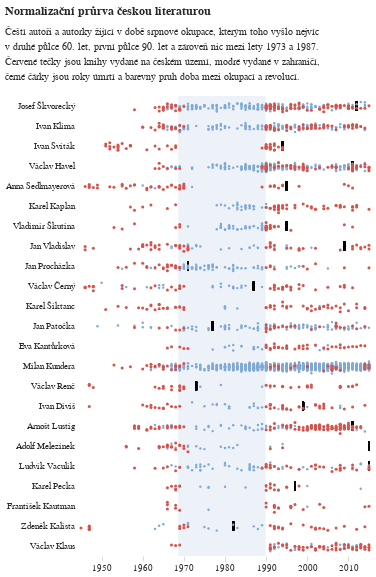

Notebook source saved alongside this figure:
### Code cell
# First create the base chart parameters
base = alt.Chart(alt_friendly(dografu.filter(pl.col("rok").is_between(1945,horni_hranice))), 
    title=alt.TitleParams(
        ["Normalizační průrva českou literaturou"], 
        subtitle=["Čeští autoři a autorky žijící v době srpnové okupace, kterým toho vyšlo nejvíc",
                  "v druhé půlce 60. let, první půlce 90. let a zároveň nic mezi lety 1973 a 1987.",
                  "Červené tečky jsou knihy vydané na českém území, modré vydané v zahraničí,",
                  "černé čárky jsou roky úmrtí a barevný pruh doba mezi okupací a revolucí."]
    ), width=kredity['sirka'] / 1.25)

# Create the yellow dots layer (foreign publications)
foreign = base.mark_circle(opacity=1).encode(
    x=alt.X("rok:T", title=None, axis=alt.Axis(domainOpacity=0, tickColor='#DCDDD6')),
    y=alt.Y("jmeno:N", sort=znormalizovani_top_domaci_razeni, title=None, 
            axis=alt.Axis(orient='left', domainOpacity=0, tickColor='white')),
    yOffset=alt.YOffset("jitter:Q", scale=alt.Scale(range=[3, 15])),
    size=alt.value(6),
    color=alt.value('#81A9D5')
).transform_filter(
    alt.datum.kde == 'zahranici'
).transform_calculate(
    jitter="sqrt(-2*log(random()))*cos(2*PI*random())"
)

# Create the domestic publications layer
domestic = base.mark_circle(opacity=1).encode(
    x=alt.X("rok:T", title=None, axis=alt.Axis(domainOpacity=0, tickColor='#DCDDD6')),
    y=alt.Y("jmeno:N", sort=znormalizovani_top_domaci_razeni, title=None, 
            axis=alt.Axis(orient='left', domainOpacity=0, tickColor='white')),
    yOffset=alt.YOffset("jitter:Q", scale=alt.Scale(range=[3, 15])),
    size=alt.value(9),
    color=alt.Color('domaci:N', 
                   scale=alt.Scale(range=['#D6534B']), 
                   sort=znormalizovani_top_domaci_razeni,
                   legend=None)
).transform_filter(
    alt.datum.kde == 'domaci'
).transform_calculate(
    jitter="sqrt(-2*log(random()))*cos(2*PI*random())"
)

kdy_umreli = base.mark_tick(
    color='black',  # optional: you can specify color
    thickness=1.75,
    height=9
).encode(
    x=alt.X('umrti:T', title=None),
    y=alt.Y("jmeno:N", sort=znormalizovani_top_domaci_razeni, title=None, 
            axis=alt.Axis(orient='left', domainOpacity=0, tickColor='white'))
)

okupace_cara = alt.Chart(alt.Data(values=[{'rok': '1968-08-21'}])).mark_rule(
    color='#81A9D5',
    strokeDash=[4, 4]  # Optional: makes the line dashed
).encode(
    x='rok:T'
)

revoluce_cara = alt.Chart(alt.Data(values=[{'rok': '1989-11-17'}])).mark_rule(
    color='#81A9D5',
    strokeDash=[4, 4]  # Optional: makes the line dashed
).encode(
    x='rok:T'
)

okupace_text = alt.Chart(alt.Data(values=[{'rok': '1968-08-21', 'y': 0.2}])).mark_text(
    # angle=270,  # Rotates text vertically
    align='right',
    baseline='middle',
    fontSize=8,
    dy=2,# Slight horizontal offset from the line
    dx=-2,
    text=['sametová','revoluce'],
    font='Asap'
).encode(
    x='rok:T',
    y=alt.value(0)  # Places text at bottom of chart
)

hranice_normalizace = pd.DataFrame([{"start": "1968-08-21", "end": "1989-11-17", "event": "normalizace"}])

rect = alt.Chart(hranice_normalizace).mark_rect(color='#ecf2f8').encode(
    x="start:T",
    x2="end:T"
)

# Layer the charts with foreign (yellow) on bottom and domestic on top
norm_dom = alt.layer(rect, kdy_umreli, foreign, domestic).configure_view(stroke='transparent').resolve_scale(color='independent',x="shared").configure_axisX(grid=False) # .configure_axisY(grid=True)

norm_dom

### Figure 1 — Vega-Lite specification as saved in the notebook (floating-point values rounded to 4 significant figures; data arrays with more than 128 entries replaced by an {"elided": "..."} marker saying what was removed)
{"config": {"title": {"font": "Noticia Text", "fontSize": 11.5, "anchor": "start", "lineHeight": 19, "fontWeight": "bolder", "subtitleFont": "Noticia Text", "subtitleFontSize": 10, "subtitleLineHeight": 15, "subtitlePadding": 10, "dy": -10, "color": "#292829", "subtitleColor": "#292829"}, "axis": {"labelFont": "Asap", "titleFont": "Asap", "fontWeight": "lighter", "titleFontWeight": "lighter", "labelFontSize": 9, "titleFontSize": 9, "labelPadding": 2, "titlePadding": 9, "domainOpacity": 0, "tickColor": "#DCDDD6", "labelColor": "#292829"}, "legend": {"labelFont": "Asap", "labelFontWeight": "normal", "titleFont": "Asap", "titleFontWeight": "normal", "labelFontSize": 9, "titleFontSize": 9, "labelColor": "#292829"}, "axisX": {"grid": false}, "view": {"stroke": "transparent"}}, "layer": [{"data": {"name": "data-d8faa07bcc209bf9f68b304bc1a63b95"}, "mark": {"type": "rect", "color": "#ecf2f8"}, "encoding": {"x": {"field": "start", "type": "temporal"}, "x2": {"field": "end"}}}, {"data": {"name": "data-465982602699fda7042a45dc2cacc61e"}, "mark": {"type": "tick", "color": "black", "height": 9, "thickness": 1.75}, "encoding": {"x": {"field": "umrti", "title": null, "type": "temporal"}, "y": {"axis": {"domainOpacity": 0, "orient": "left", "tickColor": "white"}, "field": "jmeno", "sort": ["Josef Škvorecký", "Ivan Klíma", "Ivan Sviták", "Václav Havel", "Anna Sedlmayerová", "Karel Kaplan", "Vladimír Škutina", "Jan Vladislav", "Jan Procházka", "Václav Černý", "Karel Šiktanc", "Jan Patočka", "Eva Kantůrková", "Milan Kundera", "Václav Renč", "Ivan Diviš", "Arnošt Lustig", "Adolf Melezinek", "Ludvík Vaculík", "Karel Pecka", "František Kautman", "Zdeněk Kalista", "Václav Klaus"], "title": null, "type": "nominal"}}, "title": {"text": ["Normalizační průrva českou literaturou"], "subtitle": ["Čeští autoři a autorky žijící v době srpnové okupace, kterým toho vyšlo nejvíc", "v druhé půlce 60. let, první půlce 90. let a zároveň nic mezi lety 1973 a 1987.", "Červené tečky jsou knihy vydané na českém území, modré vydané v zahraničí,", "černé čárky jsou roky úmrtí a barevný pruh doba mezi okupací a revolucí."]}}, {"data": {"name": "data-465982602699fda7042a45dc2cacc61e"}, "mark": {"type": "circle", "opacity": 1}, "encoding": {"color": {"value": "#81A9D5"}, "size": {"value": 6}, "x": {"axis": {"domainOpacity": 0, "tickColor": "#DCDDD6"}, "field": "rok", "title": null, "type": "temporal"}, "y": {"axis": {"domainOpacity": 0, "orient": "left", "tickColor": "white"}, "field": "jmeno", "sort": ["Josef Škvorecký", "Ivan Klíma", "Ivan Sviták", "Václav Havel", "Anna Sedlmayerová", "Karel Kaplan", "Vladimír Škutina", "Jan Vladislav", "Jan Procházka", "Václav Černý", "Karel Šiktanc", "Jan Patočka", "Eva Kantůrková", "Milan Kundera", "Václav Renč", "Ivan Diviš", "Arnošt Lustig", "Adolf Melezinek", "Ludvík Vaculík", "Karel Pecka", "František Kautman", "Zdeněk Kalista", "Václav Klaus"], "title": null, "type": "nominal"}, "yOffset": {"field": "jitter", "scale": {"range": [3, 15]}, "type": "quantitative"}}, "title": {"text": ["Normalizační průrva českou literaturou"], "subtitle": ["Čeští autoři a autorky žijící v době srpnové okupace, kterým toho vyšlo nejvíc", "v druhé půlce 60. let, první půlce 90. let a zároveň nic mezi lety 1973 a 1987.", "Červené tečky jsou knihy vydané na českém území, modré vydané v zahraničí,", "černé čárky jsou roky úmrtí a barevný pruh doba mezi okupací a revolucí."]}, "transform": [{"filter": "(datum.kde === 'zahranici')"}, {"calculate": "sqrt(-2*log(random()))*cos(2*PI*random())", "as": "jitter"}]}, {"data": {"name": "data-465982602699fda7042a45dc2cacc61e"}, "mark": {"type": "circle", "opacity": 1}, "encoding": {"color": {"field": "domaci", "legend": null, "scale": {"range": ["#D6534B"]}, "sort": ["Josef Škvorecký", "Ivan Klíma", "Ivan Sviták", "Václav Havel", "Anna Sedlmayerová", "Karel Kaplan", "Vladimír Škutina", "Jan Vladislav", "Jan Procházka", "Václav Černý", "Karel Šiktanc", "Jan Patočka", "Eva Kantůrková", "Milan Kundera", "Václav Renč", "Ivan Diviš", "Arnošt Lustig", "Adolf Melezinek", "Ludvík Vaculík", "Karel Pecka", "František Kautman", "Zdeněk Kalista", "Václav Klaus"], "type": "nominal"}, "size": {"value": 9}, "x": {"axis": {"domainOpacity": 0, "tickColor": "#DCDDD6"}, "field": "rok", "title": null, "type": "temporal"}, "y": {"axis": {"domainOpacity": 0, "orient": "left", "tickColor": "white"}, "field": "jmeno", "sort": ["Josef Škvorecký", "Ivan Klíma", "Ivan Sviták", "Václav Havel", "Anna Sedlmayerová", "Karel Kaplan", "Vladimír Škutina", "Jan Vladislav", "Jan Procházka", "Václav Černý", "Karel Šiktanc", "Jan Patočka", "Eva Kantůrková", "Milan Kundera", "Václav Renč", "Ivan Diviš", "Arnošt Lustig", "Adolf Melezinek", "Ludvík Vaculík", "Karel Pecka", "František Kautman", "Zdeněk Kalista", "Václav Klaus"], "title": null, "type": "nominal"}, "yOffset": {"field": "jitter", "scale": {"range": [3, 15]}, "type": "quantitative"}}, "title": {"text": ["Normalizační průrva českou literaturou"], "subtitle": ["Čeští autoři a autorky žijící v době srpnové okupace, kterým toho vyšlo nejvíc", "v druhé půlce 60. let, první půlce 90. let a zároveň nic mezi lety 1973 a 1987.", "Červené tečky jsou knihy vydané na českém území, modré vydané v zahraničí,", "černé čárky jsou roky úmrtí a barevný pruh doba mezi okupací a revolucí."]}, "transform": [{"filter": "(datum.kde === 'domaci')"}, {"calculate": "sqrt(-2*log(random()))*cos(2*PI*random())", "as": "jitter"}]}], "resolve": {"scale": {"color": "independent", "x": "shared"}}, "width": 288.0, "$schema": "https://vega.github.io/schema/vega-lite/v5.8.0.json", "datasets": {"data-d8faa07bcc209bf9f68b304bc1a63b95": [{"start": "1968-08-21", "end": "1989-11-17", "event": "normalizace"}], "data-465982602699fda7042a45dc2cacc61e": {"elided": "4268 records"}}}
